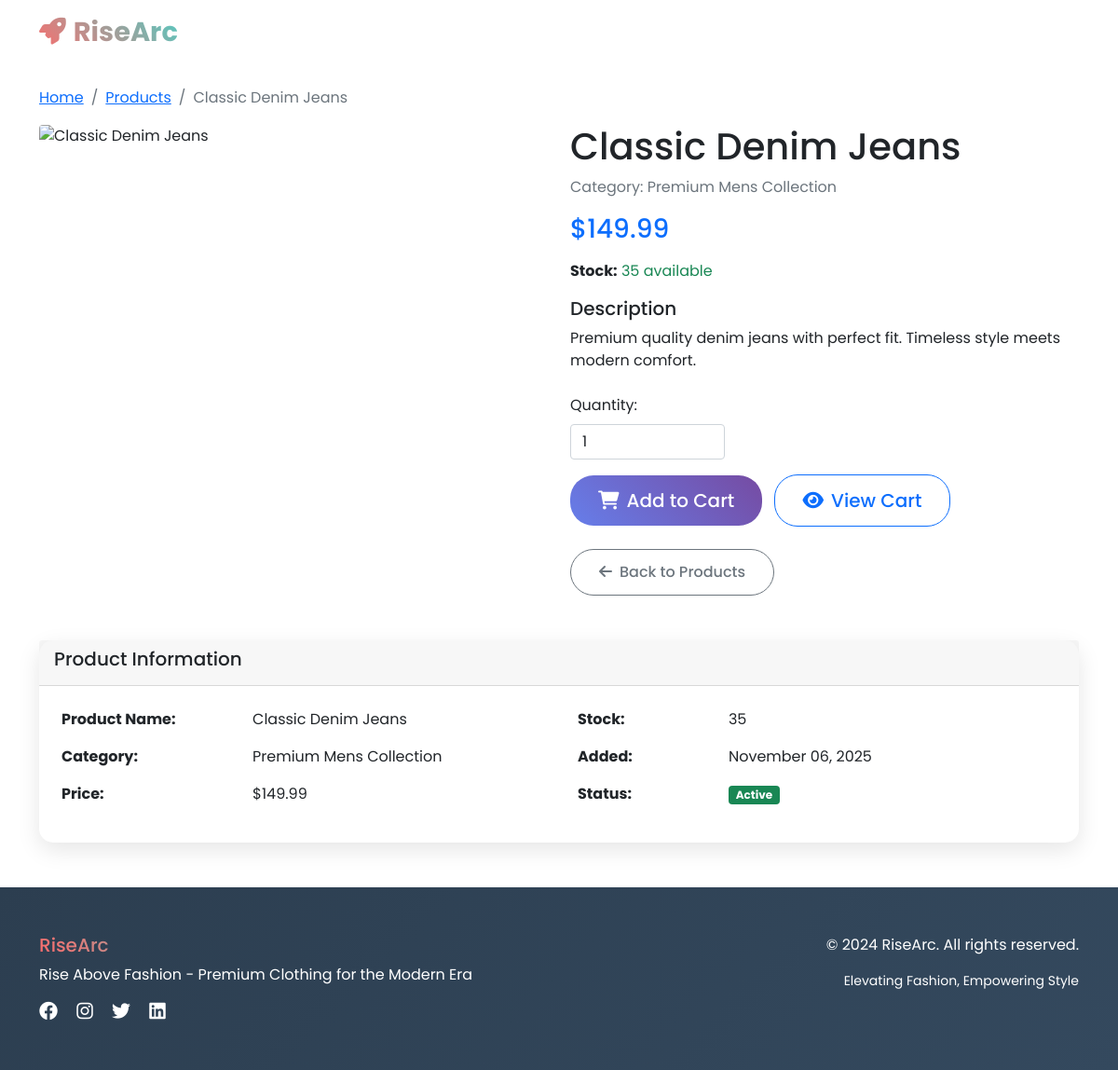
Screenshot of /product/12/ with the database file from the repository.
### ecommerce_app/models.py (models this page shows, shortened)
class Product(models.Model):
    name = models.CharField(max_length=200)
    description = models.TextField()
    category = models.ForeignKey(Category, on_delete=models.CASCADE)
    price = models.DecimalField(max_digits=10, decimal_places=2)
    stock = models.IntegerField(default=0)
    image = models.ImageField(upload_to='products/', blank=True, null=True)
    is_active = models.BooleanField(default=True)
    created_at = models.DateTimeField(default=timezone.now)

class Category(models.Model):
    name = models.CharField(max_length=100)
    description = models.TextField(blank=True)
    created_at = models.DateTimeField(default=timezone.now)
    class Meta:
        verbose_name_plural = "Categories"

### ecommerce_app/views.py (the view)
# urls.py: path('product/<int:product_id>/', views.product_detail, name='product_detail'),
def product_detail(request, product_id):
    product = get_object_or_404(Product, id=product_id, is_active=True)
    return render(request, 'product_detail.html', {'product': product})

### ecommerce_app/templates/product_detail.html (shortened to what this page needs)
{% extends 'base.html' %}
{% block content %}
<div class="container mt-4">
    <nav aria-label="breadcrumb">
        <ol class="breadcrumb">
            <li class="breadcrumb-item"><a href="{% url 'home' %}">Home</a></li>
            <li class="breadcrumb-item"><a href="{% url 'products' %}">Products</a></li>
            <li class="breadcrumb-item active">{{ product.name }}</li>
        </ol>
    </nav>
    <div class="row">
        <div class="col-md-6">
            {% if product.image %}
                <img src="{{ product.image.url }}" class="img-fluid rounded" alt="{{ product.name }}">
            {% else %}
                {% if 'Polo' in product.name %}
                    <img src="https://images.unsplash.com/photo-1586790170083-2f9ceadc732d?w=600&h=700&fit=crop" class="img-fluid rounded" alt="{{ product.name }}">
                {% elif 'Blazer' in product.name %}
                    <img src="https://images.unsplash.com/photo-1507003211169-0a1dd7228f2d?w=600&h=700&fit=crop" class="img-fluid rounded" alt="{{ product.name }}">
                {% elif 'Chinos' in product.name %}
                    <img src="https://images.unsplash.com/photo-1473966968600-fa801b869a1a?w=600&h=700&fit=crop" class="img-fluid rounded" alt="{{ product.name }}">
                {% elif 'Jeans' in product.name %}
                    <img src="https://images.unsplash.com/photo-1542272604-787c3835535d?w=600&h=700&fit=crop" class="img-fluid rounded" alt="{{ product.name }}">
                {% elif 'Dress' in product.name %}
                    <img src="https://images.unsplash.com/photo-1515372039744-b8f02a3ae446?w=600&h=700&fit=crop" class="img-fluid rounded" alt="{{ product.name }}">
                {% elif 'Jacket' in product.name %}
                    <img src="https://images.unsplash.com/photo-1594633312681-425c7b97ccd1?w=600&h=700&fit=crop" class="img-fluid rounded" alt="{{ product.name }}">
                {% elif 'Scarf' in product.name %}
                    <img src="https://images.unsplash.com/photo-1601924994987-69e26d50dc26?w=600&h=700&fit=crop" class="img-fluid rounded" alt="{{ product.name }}">
                {% elif 'Blouse' in product.name %}
                    <img src="https://images.unsplash.com/photo-1551698618-1dfe5d97d256?w=600&h=700&fit=crop" class="img-fluid rounded" alt="{{ product.name }}">
                {% elif 'Watch' in product.name %}
                    <img src="https://images.unsplash.com/photo-1523275335684-37898b6baf30?w=600&h=700&fit=crop" class="img-fluid rounded" alt="{{ product.name }}">
                {% elif 'Handbag' in product.name %}
                    <img src="https://images.unsplash.com/photo-1553062407-98eeb64c6a62?w=600&h=700&fit=crop" class="img-fluid rounded" alt="{{ product.name }}">
                {% elif 'Wallet' in product.name %}
                    <img src="https://images.unsplash.com/photo-1627123424574-724758594e93?w=600&h=700&fit=crop" class="img-fluid rounded" alt="{{ product.name }}">
                {% elif 'Sunglasses' in product.name %}
                    <img src="https://images.unsplash.com/photo-1572635196237-14b3f281503f?w=600&h=700&fit=crop" class="img-fluid rounded" alt="{{ product.name }}">
                {% elif 'Sneakers' in product.name %}
                    <img src="https://images.unsplash.com/photo-1549298916-b41d501d3772?w=600&h=700&fit=crop" class="img-fluid rounded" alt="{{ product.name }}">
                {% elif 'Oxford' in product.name %}
                    <img src="https://images.unsplash.com/photo-1614252235316-8c857d38b5f4?w=600&h=700&fit=crop" class="img-fluid rounded" alt="{{ product.name }}">
                {% elif 'Loafers' in product.name %}
                    <img src="https://images.unsplash.com/photo-1582897085656-c636d006a246?w=600&h=700&fit=crop" class="img-fluid rounded" alt="{{ product.name }}">
                {% elif 'Running' in product.name %}
                    <img src="https://images.unsplash.com/photo-1542291026-7eec264c27ff?w=600&h=700&fit=crop" class="img-fluid rounded" alt="{{ product.name }}">
                {% else %}
                    <img src="https://images.unsplash.com/photo-1523381210434-271e8be1f52b?w=600&h=700&fit=crop" class="img-fluid rounded" alt="{{ product.name }}">
                {% endif %}
            {% endif %}
        </div>
        <div class="col-md-6">
            <h1>{{ product.name }}</h1>
            <p class="text-muted">Category: {{ product.category.name }}</p>
            <div class="mb-3">
                <span class="h3 text-primary">${{ product.price }}</span>
            </div>
            <div class="mb-3">
                <strong>Stock:</strong>
                {% if product.stock > 0 %}
                    <span class="text-success">{{ product.stock }} available</span>
                {% else %}
                    <span class="text-danger">Out of stock</span>
                {% endif %}
            </div>
            <div class="mb-4">
                <h5>Description</h5>
                <p>{{ product.description }}</p>
            </div>
            {% if product.stock > 0 %}
                <form method="post" action="{% url 'add_to_cart' product.id %}" class="mb-3">
                    <div class="row mb-3">
                        <div class="col-md-4">
                            <label for="quantity" class="form-label">Quantity:</label>
                            <input type="number" class="form-control" id="quantity" name="quantity" value="1" min="1" max="{{ product.stock }}">
                        </div>
                    </div>
                    <button type="submit" class="btn btn-primary btn-lg me-2">
                        <i class="fas fa-shopping-cart me-2"></i>Add to Cart
                    </button>
                    <a href="{% url 'view_cart' %}" class="btn btn-outline-primary btn-lg">
                        <i class="fas fa-eye me-2"></i>View Cart
                    </a>
                </form>
            {% else %}
                <div class="mb-3">
                    <button class="btn btn-secondary btn-lg" disabled>
                        <i class="fas fa-times me-2"></i>Out of Stock
                    </button>
                </div>
            {% endif %}
            <div class="mt-4">
                <a href="{% url 'products' %}" class="btn btn-outline-secondary">
                    <i class="fas fa-arrow-left me-2"></i>Back to Products
                </a>
            </div>
        </div>
    </div>
    <div class="row mt-5">
        <div class="col-12">
            <div class="card">
                <div class="card-header">
                    <h5>Product Information</h5>
                </div>
                <div class="card-body">
                    <div class="row">
                        <div class="col-md-6">
                            <table class="table table-borderless">
                                <tr>
                                    <th>Product Name:</th>
                                    <td>{{ product.name }}</td>
                                </tr>
                                <tr>
                                    <th>Category:</th>
                                    <td>{{ product.category.name }}</td>
                                </tr>
                                <tr>
                                    <th>Price:</th>
                                    <td>${{ product.price }}</td>
                                </tr>
                            </table>
                        </div>
                        <div class="col-md-6">
                            <table class="table table-borderless">
                                <tr>
                                    <th>Stock:</th>
                                    <td>{{ product.stock }}</td>
                                </tr>
                                <tr>
                                    <th>Added:</th>
                                    <td>{{ product.created_at|date:"F d, Y" }}</td>
                                </tr>
                                <tr>
                                    <th>Status:</th>
                                    <td>
                                        <span class="badge {% if product.is_active %}bg-success{% else %}bg-danger{% endif %}">
                                            {% if product.is_active %}Active{% else %}Inactive{% endif %}
                                        </span>
                                    </td>
                                </tr>
                            </table>
                        </div>
                    </div>
                </div>
            </div>
        </div>
    </div>
</div>
{% endblock %}

### ecommerce_app/templates/base.html (style rules this page uses)
* { font-family: 'Poppins', sans-serif; }
.btn { border-radius: 25px; padding: 12px 30px; font-weight: 500; transition: all 0.3s ease; }
.btn-primary { background: linear-gradient(45deg, #667eea, #764ba2); border: none; }
.card { border: none; border-radius: 15px; box-shadow: 0 8px 25px rgba(0,0,0,0.1); transition: all 0.3s ease; }

### rows the page displays
Product: name "Classic Denim Jeans", category.name "Premium Mens Collection", price "149.99", stock "35", description "Premium quality denim jeans with perfect fit. Timeless style meets modern comfort.", created_at "November 06, 2025"
